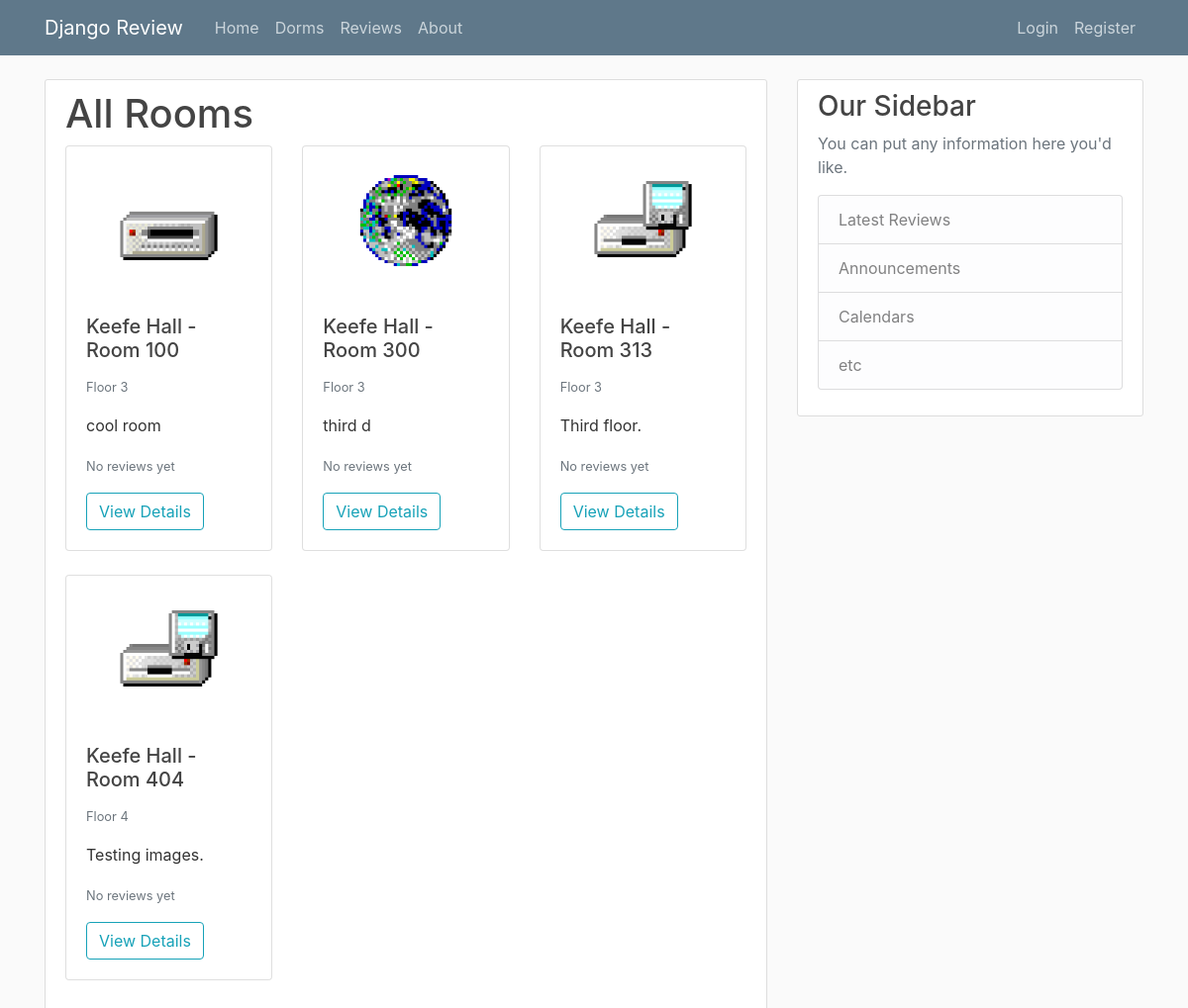
The app's page /rooms/, older data.
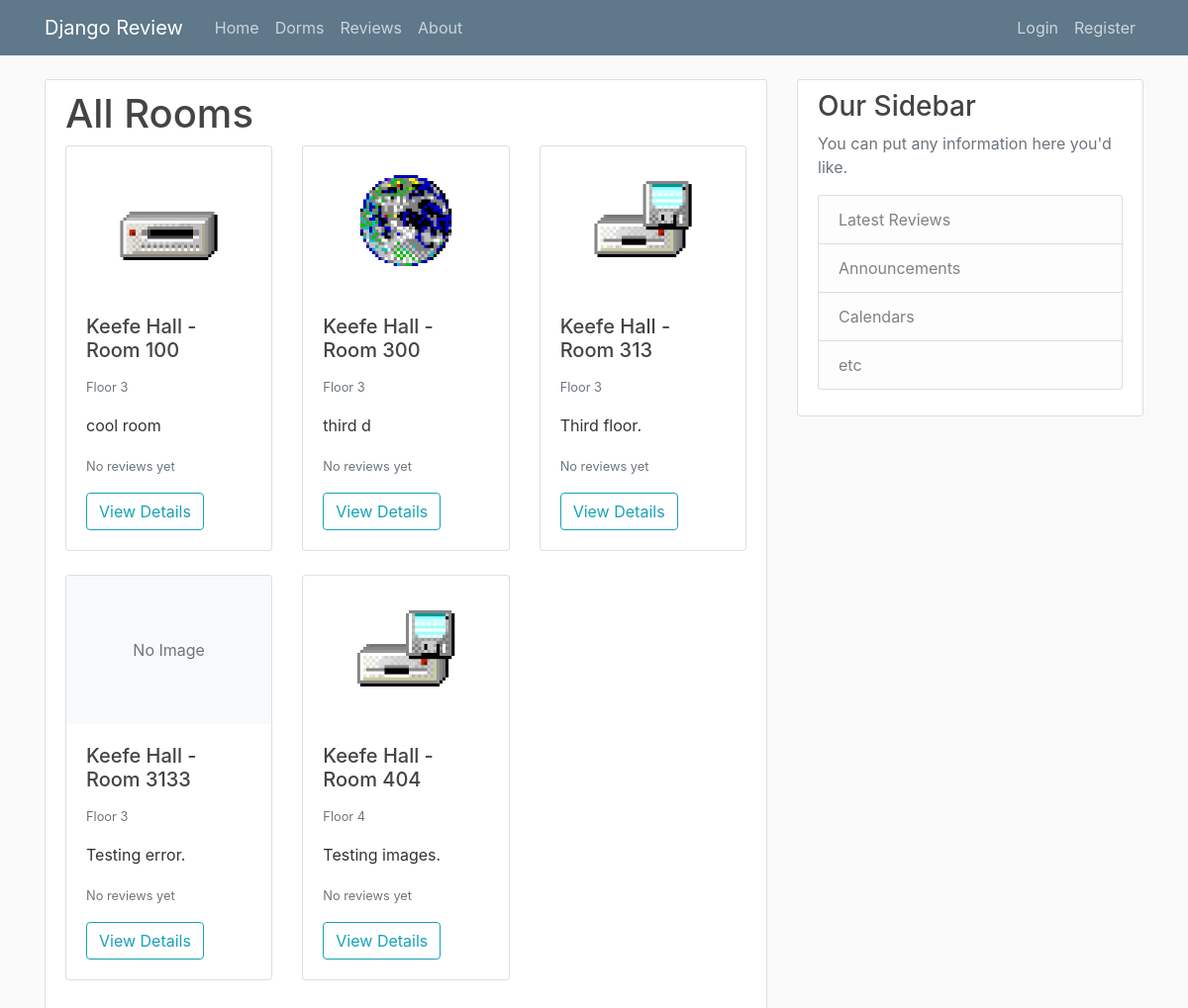
The same page, newer data.
### review/models.py (models this page shows, shortened)
class Room(models.Model):
    dorm = models.ForeignKey(Dorm, on_delete=models.CASCADE, related_name='rooms')
    room_number = models.CharField(max_length=20)
    floor = models.PositiveIntegerField()
    description = models.TextField()
    image = models.ImageField(upload_to='room_images', blank=True, null=True)
    class Meta:
        unique_together = ['dorm', 'room_number']  # Ensure room numbers are unique within a dorm

class Dorm(models.Model):
    name = models.CharField(max_length=100)
    description = models.TextField()
    image = models.ImageField(upload_to='dorm_images', blank=True, null=True)

### review/views.py (the view)
# urls.py: path('rooms/', RoomListView.as_view(), name='room-list'),
class RoomListView(ListView):
    model = Room
    template_name = 'review/room_list.html'
    context_object_name = 'rooms'
    def get_queryset(self):
        return Room.objects.all().order_by('dorm__name', 'room_number')
    def get_context_data(self, **kwargs):
        context = super().get_context_data(**kwargs)
        rooms_with_stats = []
        for room in context['rooms']:
            reviews = room.reviews.all()
            total_reviews = reviews.count()
            liked_reviews = sum(1 for review in reviews if review.liked)
            like_percentage = 0
            if total_reviews > 0:
                like_percentage = (liked_reviews / total_reviews) * 100
            rooms_with_stats.append({
                'room': room,
                'total_reviews': total_reviews,
                'liked_reviews': liked_reviews,
                'like_percentage': like_percentage
            })
        context['rooms_with_stats'] = rooms_with_stats
        return context

### review/templates/review/room_list.html (shortened to what this page needs)
{% extends 'review/base.html' %}
{% block content %}
    <div class="content-section">
        <h1>All Rooms</h1>
        <div class="row">
            {% for room_data in rooms_with_stats %}
                <div class="col-md-4 mb-4">
                    <div class="card h-100">
                        {% if room_data.room.image %}
                            <img src="{{ room_data.room.image.url }}" class="card-img-top" alt="Room {{ room_data.room.room_number }}" style="height: 150px; object-fit: cover;">
                        {% else %}
                            <div class="card-img-top bg-light d-flex justify-content-center align-items-center" style="height: 150px;">
                                <span class="text-muted">No Image</span>
                            </div>
                        {% endif %}
                        <div class="card-body">
                            <h5 class="card-title">{{ room_data.room.dorm.name }} - Room {{ room_data.room.room_number }}</h5>
                            <p class="card-text"><small class="text-muted">Floor {{ room_data.room.floor }}</small></p>
                            <p class="card-text">{{ room_data.room.description|truncatechars:100 }}</p>
                            {% if room_data.total_reviews > 0 %}
                                <p class="card-text">
                                    <small class="text-muted">
                                        {{ room_data.total_reviews }} review{{ room_data.total_reviews|pluralize }},
                                        {{ room_data.like_percentage|floatformat:0 }}% liked
                                    </small>
                                </p>
                            {% else %}
                                <p class="card-text"><small class="text-muted">No reviews yet</small></p>
                            {% endif %}
                            <a href="{% url 'room-detail' room_data.room.id %}" class="btn btn-outline-info">View Details</a>
                        </div>
                    </div>
                </div>
            {% empty %}
                <div class="col">
                    <p>No rooms have been added yet.</p>
                </div>
            {% endfor %}
        </div>
    </div>
{% endblock content %}

Row changes from the older to the newer data that the page shows:
added Room: image "No Image", room.dorm.name "Keefe Hall", room.room_number "3133", room.floor "3", room.description "Testing error."
